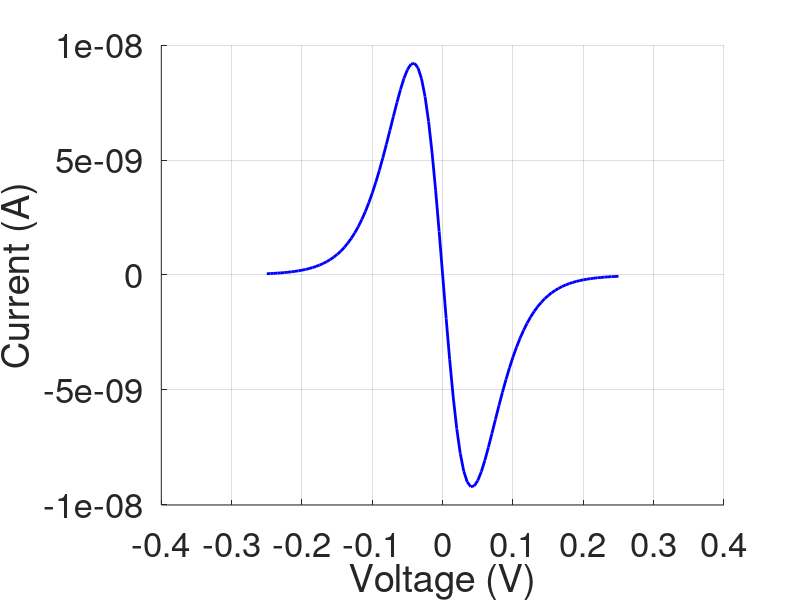

Recreate this plot in MATLAB.
clear all
close all

% Constants (all MKS, except energy which is in eV)
hbar = 1.055e-34;
q = 1.602e-19;
I0 = q*q/hbar;

% Parameters
U0 = 0.025;
kT1 = 0.026;
kT2 = 0.025;
ep = 0.2;
g1 = 0.005;
g2 = 0.005;
g = g1 + g2;
alphag = 1;
alphad = 0.5;

% Energy grid
NE = 501;
E = linspace(-1,1,NE);
dE = E(2) - E(1);

g1 = 0.005*(E + abs(E))./(E + E + 1e-6); % zero for negative E
g2 = 0.005*ones(1,NE);
g1 = g2;
g = g1 + g2;

% Bias
IV = 101;
VV = linspace(-0.25,0.25,IV);
for iV = 1:IV
    mu1 = ep + VV(iV);
    mu2 = mu1;
    f1 = 1./(1+exp((E - mu1)./kT1));
    f2 = 1./(1+exp((E - mu2)./kT2));
    D = (g./(2*pi))./(((E-ep).^2)+((g./2).^2));
    D = D./(dE*sum(D));
    I(iV) = dE*2*I0*(sum(D.*(f1-f2).*g1.*g2./g));
end

hold on
%h=plot(VV,N/2, ' b ' );%Part (a)
h = plot(VV, I, 'b');
set(h, 'linewidth', [2.0])
set(gca, 'Fontsize', [25])
xlabel('Voltage (V)')
ylabel('Current (A)')
%ylabel( ' Number of electrons ---> ' )
grid on
